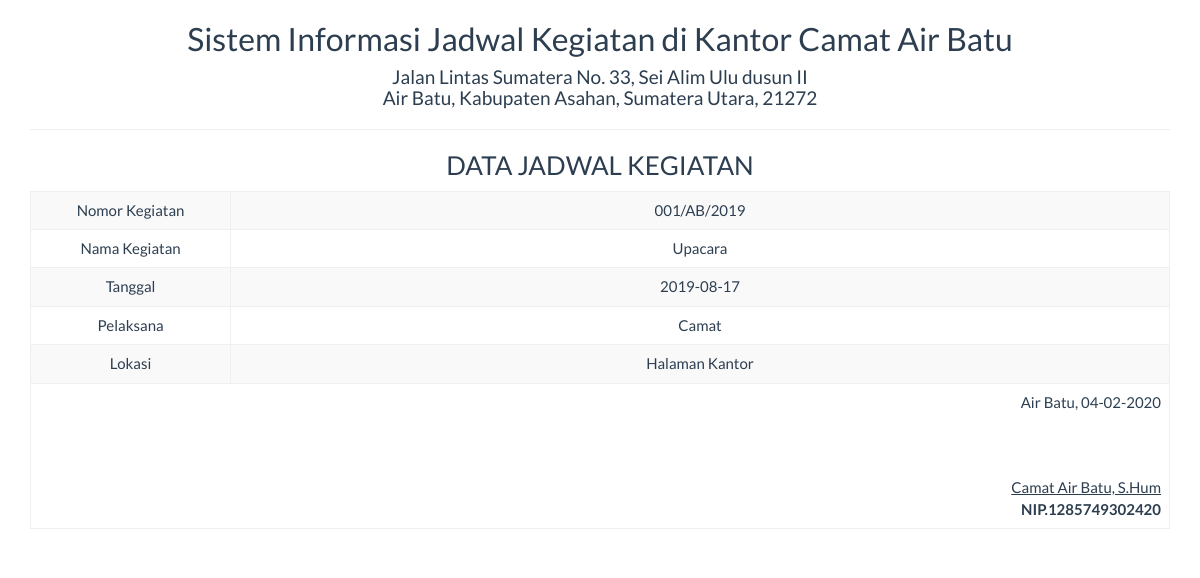
Screenshot of /report/kegiatan_satu.php?id=1 with the database file from the repository.
### tables this page shows
CREATE TABLE IF NOT EXISTS `kegiatan` (
  `id` int(11) NOT NULL AUTO_INCREMENT,
  `no_kegiatan` varchar(20) DEFAULT NULL,
  `nama_kegiatan` varchar(50) DEFAULT NULL,
  `pelaksana` varchar(50) DEFAULT NULL,
  `lokasi` varchar(50) DEFAULT NULL,
  `ket` varchar(50) DEFAULT NULL,
  `tanggal` date NOT NULL,
  PRIMARY KEY (`id`)
);

### report/kegiatan_satu.php (the view, shortened to what this page needs)
<!DOCTYPE html>
<html>
    <head>
        <link href="../Assets/css/bootstrap.min.css" rel="stylesheet" type="text/css"/>
    </head>
    <body onload="print()">
        <?php
        include '../config/koneksi.php';
        $sql = "SELECT * FROM kegiatan WHERE id='" . $_GET ['id'] . "'";
        $query = mysqli_query($koneksi, $sql) or die("SQL Detail error");
        $data = mysqli_fetch_array($query);
        ?>
        <div class="container">
            <div class='row'>
                <div class="col-sm-12">
                    <div class="text-center">
                        <h2>Sistem Informasi Jadwal Kegiatan di Kantor Camat Air Batu </h2>
                        <h4>Jalan Lintas Sumatera No. 33, Sei Alim Ulu dusun II <br> Air Batu, Kabupaten Asahan, Sumatera Utara, 21272</h4>
                        <hr>
                        <h3>DATA JADWAL KEGIATAN</h3>
                        <table class="table table-bordered table-striped table-hover">
                            <tbody>
								<tr>
                                    <td width="200">Nomor Kegiatan</td> <td><?= $data['no_kegiatan'] ?></td>
                                </tr>
                                <tr>
                                    <td width="200">Nama Kegiatan</td> <td><?= $data['nama_kegiatan'] ?></td>
                                </tr>
                                <tr>
                                    <td>Tanggal</td> <td><?= $data['tanggal'] ?></td>
                                </tr>
                                <tr>
                                    <td>Pelaksana</td> <td><?= $data['pelaksana'] ?></td>
                                </tr>
								<tr>
                                    <td>Lokasi</td> <td><?= $data['lokasi'] ?></td>
                                </tr>
                            </tbody>
                            <tfoot>
                                <tr>
                                    <td colspan="2" class="text-right">
                                        Air Batu,  <?= date("d-m-Y") ?>
                                        <br><br><br><br>
                                        <u>Camat Air Batu, S.Hum<strong></u><br>
                                        NIP.1285749302420
									</td>
								</tr>
							</tfoot>
                        </table>
                    </div>
                </div>
            </div>
    </body>
</html>

### rows the page displays
kegiatan: no_kegiatan "001/AB/2019", nama_kegiatan "Upacara", tanggal "2019-08-17", pelaksana "Camat", lokasi "Halaman Kantor"
